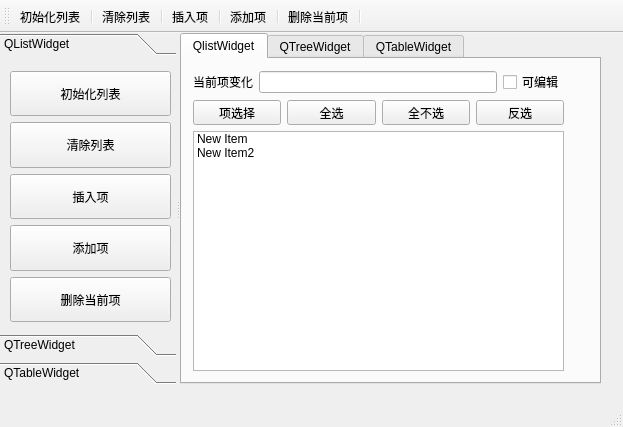
<?xml version="1.0" encoding="UTF-8"?>
<ui version="4.0">
 <class>MainWindow</class>
 <widget class="QMainWindow" name="MainWindow">
  <property name="geometry">
   <rect>
    <x>0</x>
    <y>0</y>
    <width>623</width>
    <height>427</height>
   </rect>
  </property>
  <property name="mouseTracking">
   <bool>true</bool>
  </property>
  <property name="tabletTracking">
   <bool>true</bool>
  </property>
  <property name="contextMenuPolicy">
   <enum>Qt::CustomContextMenu</enum>
  </property>
  <property name="windowTitle">
   <string>MainWindow</string>
  </property>
  <widget class="QWidget" name="centralwidget">
   <widget class="QSplitter" name="splitter">
    <property name="geometry">
     <rect>
      <x>0</x>
      <y>0</y>
      <width>601</width>
      <height>351</height>
     </rect>
    </property>
    <property name="orientation">
     <enum>Qt::Horizontal</enum>
    </property>
    <widget class="QToolBox" name="toolBox">
     <property name="currentIndex">
      <number>0</number>
     </property>
     <widget class="QWidget" name="listPage">
      <property name="geometry">
       <rect>
        <x>0</x>
        <y>0</y>
        <width>168</width>
        <height>273</height>
       </rect>
      </property>
      <attribute name="label">
       <string>QListWidget</string>
      </attribute>
      <widget class="QWidget" name="layoutWidget">
       <property name="geometry">
        <rect>
         <x>10</x>
         <y>10</y>
         <width>161</width>
         <height>251</height>
        </rect>
       </property>
       <layout class="QGridLayout" name="gridLayout">
        <item row="0" column="0">
         <widget class="QToolButton" name="tBtnListInit">
          <property name="sizePolicy">
           <sizepolicy hsizetype="MinimumExpanding" vsizetype="Expanding">
            <horstretch>0</horstretch>
            <verstretch>0</verstretch>
           </sizepolicy>
          </property>
          <property name="text">
           <string>初始化列表</string>
          </property>
         </widget>
        </item>
        <item row="1" column="0">
         <widget class="QToolButton" name="tBtnListClear">
          <property name="sizePolicy">
           <sizepolicy hsizetype="Expanding" vsizetype="Expanding">
            <horstretch>0</horstretch>
            <verstretch>0</verstretch>
           </sizepolicy>
          </property>
          <property name="text">
           <string>清除列表</string>
          </property>
         </widget>
        </item>
        <item row="2" column="0">
         <widget class="QToolButton" name="tBtnListInsert">
          <property name="sizePolicy">
           <sizepolicy hsizetype="Expanding" vsizetype="Expanding">
            <horstretch>0</horstretch>
            <verstretch>0</verstretch>
           </sizepolicy>
          </property>
          <property name="text">
           <string>插入项</string>
          </property>
         </widget>
        </item>
        <item row="3" column="0">
         <widget class="QToolButton" name="tBtnListAppend">
          <property name="sizePolicy">
           <sizepolicy hsizetype="Expanding" vsizetype="Expanding">
            <horstretch>0</horstretch>
            <verstretch>0</verstretch>
           </sizepolicy>
          </property>
          <property name="text">
           <string>添加项</string>
          </property>
         </widget>
        </item>
        <item row="4" column="0">
         <widget class="QToolButton" name="tBtnListDelete">
          <property name="sizePolicy">
           <sizepolicy hsizetype="Expanding" vsizetype="Expanding">
            <horstretch>0</horstretch>
            <verstretch>0</verstretch>
           </sizepolicy>
          </property>
          <property name="text">
           <string>删除当前项</string>
          </property>
         </widget>
        </item>
       </layout>
      </widget>
     </widget>
     <widget class="QWidget" name="treePage">
      <property name="geometry">
       <rect>
        <x>0</x>
        <y>0</y>
        <width>168</width>
        <height>273</height>
       </rect>
      </property>
      <attribute name="label">
       <string>QTreeWidget</string>
      </attribute>
     </widget>
     <widget class="QWidget" name="tablePage">
      <property name="geometry">
       <rect>
        <x>0</x>
        <y>0</y>
        <width>168</width>
        <height>273</height>
       </rect>
      </property>
      <attribute name="label">
       <string>QTableWidget</string>
      </attribute>
     </widget>
    </widget>
    <widget class="QTabWidget" name="tabWidget">
     <property name="mouseTracking">
      <bool>true</bool>
     </property>
     <property name="tabletTracking">
      <bool>true</bool>
     </property>
     <property name="contextMenuPolicy">
      <enum>Qt::CustomContextMenu</enum>
     </property>
     <property name="currentIndex">
      <number>0</number>
     </property>
     <widget class="QWidget" name="tabList">
      <attribute name="title">
       <string>QlistWidget</string>
      </attribute>
      <widget class="QWidget" name="layoutWidget">
       <property name="geometry">
        <rect>
         <x>11</x>
         <y>11</y>
         <width>371</width>
         <height>301</height>
        </rect>
       </property>
       <layout class="QVBoxLayout" name="verticalLayout_2">
        <item>
         <layout class="QHBoxLayout" name="horizontalLayout_2">
          <item>
           <widget class="QLabel" name="label">
            <property name="text">
             <string>当前项变化</string>
            </property>
           </widget>
          </item>
          <item>
           <widget class="QLineEdit" name="editCurrentItem"/>
          </item>
          <item>
           <widget class="QCheckBox" name="chkListEditable">
            <property name="text">
             <string>可编辑</string>
            </property>
           </widget>
          </item>
         </layout>
        </item>
        <item>
         <layout class="QVBoxLayout" name="verticalLayout">
          <item>
           <layout class="QHBoxLayout" name="horizontalLayout">
            <item>
             <widget class="QToolButton" name="tBtnSelItem">
              <property name="sizePolicy">
               <sizepolicy hsizetype="MinimumExpanding" vsizetype="Fixed">
                <horstretch>0</horstretch>
                <verstretch>0</verstretch>
               </sizepolicy>
              </property>
              <property name="text">
               <string>项选择</string>
              </property>
             </widget>
            </item>
            <item>
             <widget class="QToolButton" name="tBtnSelAll">
              <property name="sizePolicy">
               <sizepolicy hsizetype="MinimumExpanding" vsizetype="Fixed">
                <horstretch>0</horstretch>
                <verstretch>0</verstretch>
               </sizepolicy>
              </property>
              <property name="text">
               <string>全选</string>
              </property>
             </widget>
            </item>
            <item>
             <widget class="QToolButton" name="tBtnSelNone">
              <property name="sizePolicy">
               <sizepolicy hsizetype="MinimumExpanding" vsizetype="Fixed">
                <horstretch>0</horstretch>
                <verstretch>0</verstretch>
               </sizepolicy>
              </property>
              <property name="text">
               <string>全不选</string>
              </property>
             </widget>
            </item>
            <item>
             <widget class="QToolButton" name="tBtnSelInverse">
              <property name="sizePolicy">
               <sizepolicy hsizetype="Expanding" vsizetype="Fixed">
                <horstretch>0</horstretch>
                <verstretch>0</verstretch>
               </sizepolicy>
              </property>
              <property name="text">
               <string>反选</string>
              </property>
             </widget>
            </item>
           </layout>
          </item>
          <item>
           <widget class="QListWidget" name="listWidget">
            <property name="mouseTracking">
             <bool>false</bool>
            </property>
            <property name="tabletTracking">
             <bool>false</bool>
            </property>
            <property name="contextMenuPolicy">
             <enum>Qt::CustomContextMenu</enum>
            </property>
            <item>
             <property name="text">
              <string>New Item</string>
             </property>
             <property name="checkState">
              <enum>Unchecked</enum>
             </property>
             <property name="flags">
              <set>ItemIsSelectable|ItemIsEditable|ItemIsDragEnabled|ItemIsUserCheckable|ItemIsEnabled</set>
             </property>
            </item>
            <item>
             <property name="text">
              <string>New Item2</string>
             </property>
             <property name="checkState">
              <enum>Unchecked</enum>
             </property>
             <property name="flags">
              <set>ItemIsSelectable|ItemIsEditable|ItemIsDragEnabled|ItemIsUserCheckable|ItemIsEnabled</set>
             </property>
            </item>
           </widget>
          </item>
         </layout>
        </item>
       </layout>
      </widget>
     </widget>
     <widget class="QWidget" name="tabTree">
      <attribute name="title">
       <string>QTreeWidget</string>
      </attribute>
     </widget>
     <widget class="QWidget" name="tabTable">
      <attribute name="title">
       <string>QTableWidget</string>
      </attribute>
     </widget>
    </widget>
   </widget>
  </widget>
  <widget class="QMenuBar" name="menubar">
   <property name="geometry">
    <rect>
     <x>0</x>
     <y>0</y>
     <width>623</width>
     <height>21</height>
    </rect>
   </property>
  </widget>
  <widget class="QStatusBar" name="statusbar"/>
  <widget class="QToolBar" name="toolBar">
   <property name="windowTitle">
    <string>toolBar</string>
   </property>
   <attribute name="toolBarArea">
    <enum>TopToolBarArea</enum>
   </attribute>
   <attribute name="toolBarBreak">
    <bool>false</bool>
   </attribute>
   <addaction name="actListInit"/>
   <addaction name="separator"/>
   <addaction name="actListClear"/>
   <addaction name="separator"/>
   <addaction name="actListInsert"/>
   <addaction name="separator"/>
   <addaction name="actListAppend"/>
   <addaction name="separator"/>
   <addaction name="actListDel"/>
   <addaction name="separator"/>
  </widget>
  <action name="actListInit">
   <property name="text">
    <string>初始化列表</string>
   </property>
   <property name="shortcut">
    <string>Ctrl+I</string>
   </property>
  </action>
  <action name="actListClear">
   <property name="text">
    <string>清除列表</string>
   </property>
   <property name="toolTip">
    <string>清除列表</string>
   </property>
  </action>
  <action name="actListInsert">
   <property name="text">
    <string>插入项</string>
   </property>
   <property name="shortcut">
    <string>Ctrl+S</string>
   </property>
  </action>
  <action name="actListAppend">
   <property name="text">
    <string>添加项</string>
   </property>
   <property name="shortcut">
    <string>Ctrl+A</string>
   </property>
  </action>
  <action name="actListDel">
   <property name="text">
    <string>删除当前项</string>
   </property>
   <property name="shortcut">
    <string>Del</string>
   </property>
  </action>
  <action name="actSelAll">
   <property name="text">
    <string>全选</string>
   </property>
  </action>
  <action name="actSelNone">
   <property name="text">
    <string>全不选</string>
   </property>
  </action>
  <action name="actSelInvs">
   <property name="text">
    <string>反选</string>
   </property>
  </action>
  <action name="actQuit">
   <property name="text">
    <string>退出</string>
   </property>
   <property name="toolTip">
    <string>退出程序</string>
   </property>
  </action>
  <action name="actSelPopMenu">
   <property name="text">
    <string>项选择</string>
   </property>
  </action>
 </widget>
 <resources/>
 <connections>
  <connection>
   <sender>actQuit</sender>
   <signal>triggered()</signal>
   <receiver>MainWindow</receiver>
   <slot>close()</slot>
   <hints>
    <hint type="sourcelabel">
     <x>-1</x>
     <y>-1</y>
    </hint>
    <hint type="destinationlabel">
     <x>315</x>
     <y>210</y>
    </hint>
   </hints>
  </connection>
  <connection>
   <sender>actSelPopMenu</sender>
   <signal>triggered()</signal>
   <receiver>actSelInvs</receiver>
   <slot>trigger()</slot>
   <hints>
    <hint type="sourcelabel">
     <x>-1</x>
     <y>-1</y>
    </hint>
    <hint type="destinationlabel">
     <x>-1</x>
     <y>-1</y>
    </hint>
   </hints>
  </connection>
  <connection>
   <sender>tBtnListInit</sender>
   <signal>clicked()</signal>
   <receiver>actListInit</receiver>
   <slot>trigger()</slot>
   <hints>
    <hint type="sourcelabel">
     <x>90</x>
     <y>101</y>
    </hint>
    <hint type="destinationlabel">
     <x>-1</x>
     <y>-1</y>
    </hint>
   </hints>
  </connection>
  <connection>
   <sender>tBtnListClear</sender>
   <signal>clicked()</signal>
   <receiver>actListClear</receiver>
   <slot>trigger()</slot>
   <hints>
    <hint type="sourcelabel">
     <x>90</x>
     <y>152</y>
    </hint>
    <hint type="destinationlabel">
     <x>-1</x>
     <y>-1</y>
    </hint>
   </hints>
  </connection>
  <connection>
   <sender>tBtnListInsert</sender>
   <signal>clicked()</signal>
   <receiver>actListInsert</receiver>
   <slot>trigger()</slot>
   <hints>
    <hint type="sourcelabel">
     <x>90</x>
     <y>203</y>
    </hint>
    <hint type="destinationlabel">
     <x>-1</x>
     <y>-1</y>
    </hint>
   </hints>
  </connection>
  <connection>
   <sender>tBtnListAppend</sender>
   <signal>clicked()</signal>
   <receiver>actListAppend</receiver>
   <slot>trigger()</slot>
   <hints>
    <hint type="sourcelabel">
     <x>90</x>
     <y>254</y>
    </hint>
    <hint type="destinationlabel">
     <x>-1</x>
     <y>-1</y>
    </hint>
   </hints>
  </connection>
  <connection>
   <sender>tBtnListDelete</sender>
   <signal>clicked()</signal>
   <receiver>actListDel</receiver>
   <slot>trigger()</slot>
   <hints>
    <hint type="sourcelabel">
     <x>90</x>
     <y>305</y>
    </hint>
    <hint type="destinationlabel">
     <x>-1</x>
     <y>-1</y>
    </hint>
   </hints>
  </connection>
  <connection>
   <sender>tBtnSelAll</sender>
   <signal>clicked()</signal>
   <receiver>actSelAll</receiver>
   <slot>trigger()</slot>
   <hints>
    <hint type="sourcelabel">
     <x>359</x>
     <y>119</y>
    </hint>
    <hint type="destinationlabel">
     <x>-1</x>
     <y>-1</y>
    </hint>
   </hints>
  </connection>
  <connection>
   <sender>actListClear</sender>
   <signal>triggered()</signal>
   <receiver>listWidget</receiver>
   <slot>clear()</slot>
   <hints>
    <hint type="sourcelabel">
     <x>-1</x>
     <y>-1</y>
    </hint>
    <hint type="destinationlabel">
     <x>405</x>
     <y>255</y>
    </hint>
   </hints>
  </connection>
  <connection>
   <sender>tBtnSelNone</sender>
   <signal>clicked()</signal>
   <receiver>actSelNone</receiver>
   <slot>trigger()</slot>
   <hints>
    <hint type="sourcelabel">
     <x>451</x>
     <y>119</y>
    </hint>
    <hint type="destinationlabel">
     <x>-1</x>
     <y>-1</y>
    </hint>
   </hints>
  </connection>
  <connection>
   <sender>tBtnSelInverse</sender>
   <signal>clicked()</signal>
   <receiver>actSelInvs</receiver>
   <slot>trigger()</slot>
   <hints>
    <hint type="sourcelabel">
     <x>544</x>
     <y>119</y>
    </hint>
    <hint type="destinationlabel">
     <x>-1</x>
     <y>-1</y>
    </hint>
   </hints>
  </connection>
 </connections>
</ui>
